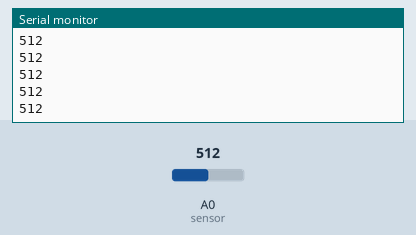
Recording of a sketch running on a simulated Arduino Uno, built with avr-gcc and run on an emulated ATmega328P. Shown: the last lines printed to the serial monitor. Inputs (shaded band) come from the test bench; at power-on: A0 (sensor) = 512.

Above: at 1.2 s.
1.3 s: A0 (sensor) set to 716
At 2.4 s:
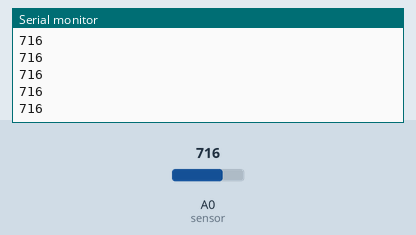
2.8 s: A0 (sensor) set to 900
At 3.5 s:
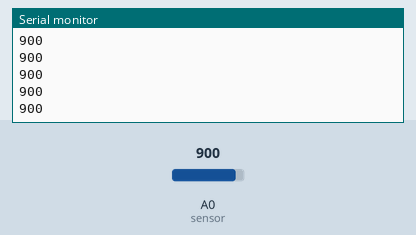
Timing chart, 0 to 5.8 s (numbered marks = the images above; inputs shaded):
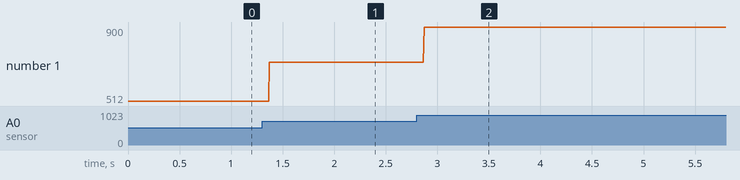

The sketch:

ArdSensor.ino
```cpp
int sensor = A0;
void setup()

{


  pinMode(sensor,INPUT);

  Serial.begin(9600);


}

void loop()
{


int sensor_value = analogRead(sensor);


  Serial.println(sensor_value);

}
```

Measured:
- after the input at 1.3 s, the serial monitor: prints a new line after 0.07 s (image 1)
- after the input at 2.8 s, the serial monitor: prints a new line after 0.07 s (image 2)
- plotted number 1: 512 → 716 after the input at 1.3 s, 716 → 900 after the input at 2.8 s
